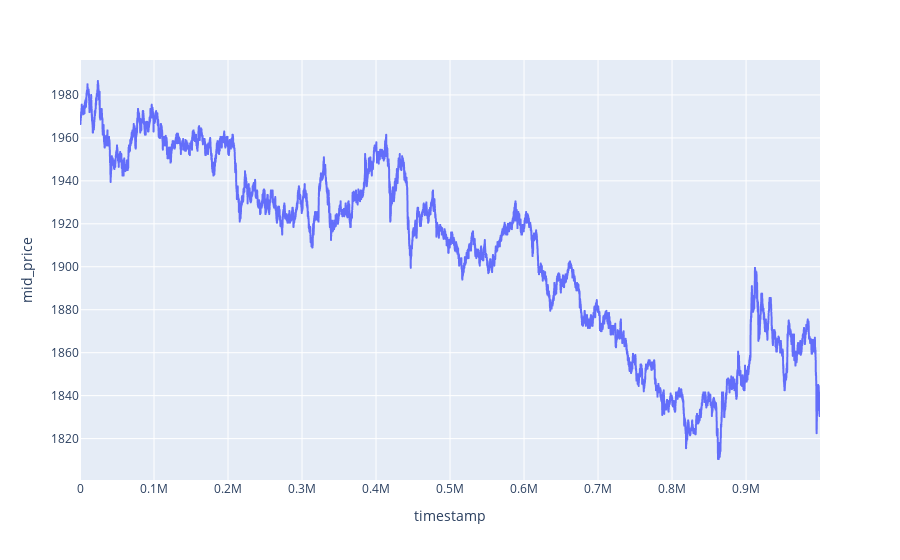

This figure's notebook cell:
### Code cell
px.line(ink[ink['day'] == 0], 'timestamp', 'mid_price')

### Figure 1 — Plotly figure (JSON) as saved in the notebook; plotly's stock layout.template omitted (floating-point values rounded to 4 significant figures; data arrays with more than 128 entries replaced by an {"elided": "..."} marker saying what was removed)
{"data": [{"hovertemplate": "timestamp=%{x}<br>mid_price=%{y}<extra></extra>", "legendgroup": "", "line": {"color": "#636efa", "dash": "solid"}, "marker": {"symbol": "circle"}, "mode": "lines", "name": "", "showlegend": false, "type": "scattergl", "x": {"elided": "10000 int values"}, "xaxis": "x", "y": {"elided": "10000 float values"}, "yaxis": "y"}], "layout": {"legend": {"tracegroupgap": 0}, "margin": {"t": 60}, "xaxis": {"anchor": "y", "domain": [0, 1], "title": {"text": "timestamp"}}, "yaxis": {"anchor": "x", "domain": [0, 1], "title": {"text": "mid_price"}}}}
